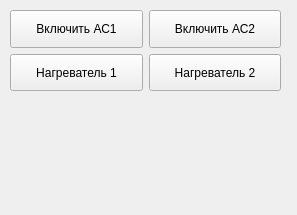
             <widget class="QWidget" name="toolBoxPage1">
              <property name="geometry">
               <rect>
                <x>0</x>
                <y>0</y>
                <width>297</width>
                <height>215</height>
               </rect>
              </property>
              <attribute name="label">
               <string>PS</string>
              </attribute>
              <widget class="QWidget" name="layoutWidget">
               <property name="geometry">
                <rect>
                 <x>10</x>
                 <y>10</y>
                 <width>271</width>
                 <height>81</height>
                </rect>
               </property>
               <layout class="QVBoxLayout" name="verticalLayout_3">
                <item>
                 <layout class="QVBoxLayout" name="verticalLayout">
                  <item>
                   <layout class="QHBoxLayout" name="horizontalLayout">
                    <item>
                     <widget class="QPushButton" name="modbus_set_ac1">
                      <property name="sizePolicy">
                       <sizepolicy hsizetype="Minimum" vsizetype="Minimum">
                        <horstretch>0</horstretch>
                        <verstretch>0</verstretch>
                       </sizepolicy>
                      </property>
                      <property name="cursor">
                       <cursorShape>PointingHandCursor</cursorShape>
                      </property>
                      <property name="styleSheet">
                       <string notr="true"/>
                      </property>
                      <property name="text">
                       <string>Включить АС1</string>
                      </property>
                     </widget>
                    </item>
                    <item>
                     <widget class="QPushButton" name="modbus_set_ac2">
                      <property name="sizePolicy">
                       <sizepolicy hsizetype="Minimum" vsizetype="Minimum">
                        <horstretch>0</horstretch>
                        <verstretch>0</verstretch>
                       </sizepolicy>
                      </property>
                      <property name="cursor">
                       <cursorShape>PointingHandCursor</cursorShape>
                      </property>
                      <property name="styleSheet">
                       <string notr="true"/>
                      </property>
                      <property name="text">
                       <string>Включить АС2</string>
                      </property>
                     </widget>
                    </item>
                   </layout>
                  </item>
                 </layout>
                </item>
                <item>
                 <layout class="QHBoxLayout" name="horizontalLayout_3">
                  <item>
                   <widget class="QPushButton" name="modbus_ps2_heater1_relay_pb">
                    <property name="sizePolicy">
                     <sizepolicy hsizetype="Minimum" vsizetype="Minimum">
                      <horstretch>0</horstretch>
                      <verstretch>0</verstretch>
                     </sizepolicy>
                    </property>
                    <property name="cursor">
                     <cursorShape>PointingHandCursor</cursorShape>
                    </property>
                    <property name="styleSheet">
                     <string notr="true"/>
                    </property>
                    <property name="text">
                     <string>Нагреватель 1</string>
                    </property>
                   </widget>
                  </item>
                  <item>
                   <widget class="QPushButton" name="modbus_ps2_heater_relay2_pb">
                    <property name="sizePolicy">
                     <sizepolicy hsizetype="Minimum" vsizetype="Minimum">
                      <horstretch>0</horstretch>
                      <verstretch>0</verstretch>
                     </sizepolicy>
                    </property>
                    <property name="cursor">
                     <cursorShape>PointingHandCursor</cursorShape>
                    </property>
                    <property name="styleSheet">
                     <string notr="true"/>
                    </property>
                    <property name="text">
                     <string>Нагреватель 2</string>
                    </property>
                   </widget>
                  </item>
                 </layout>
                </item>
               </layout>
              </widget>
             </widget>
